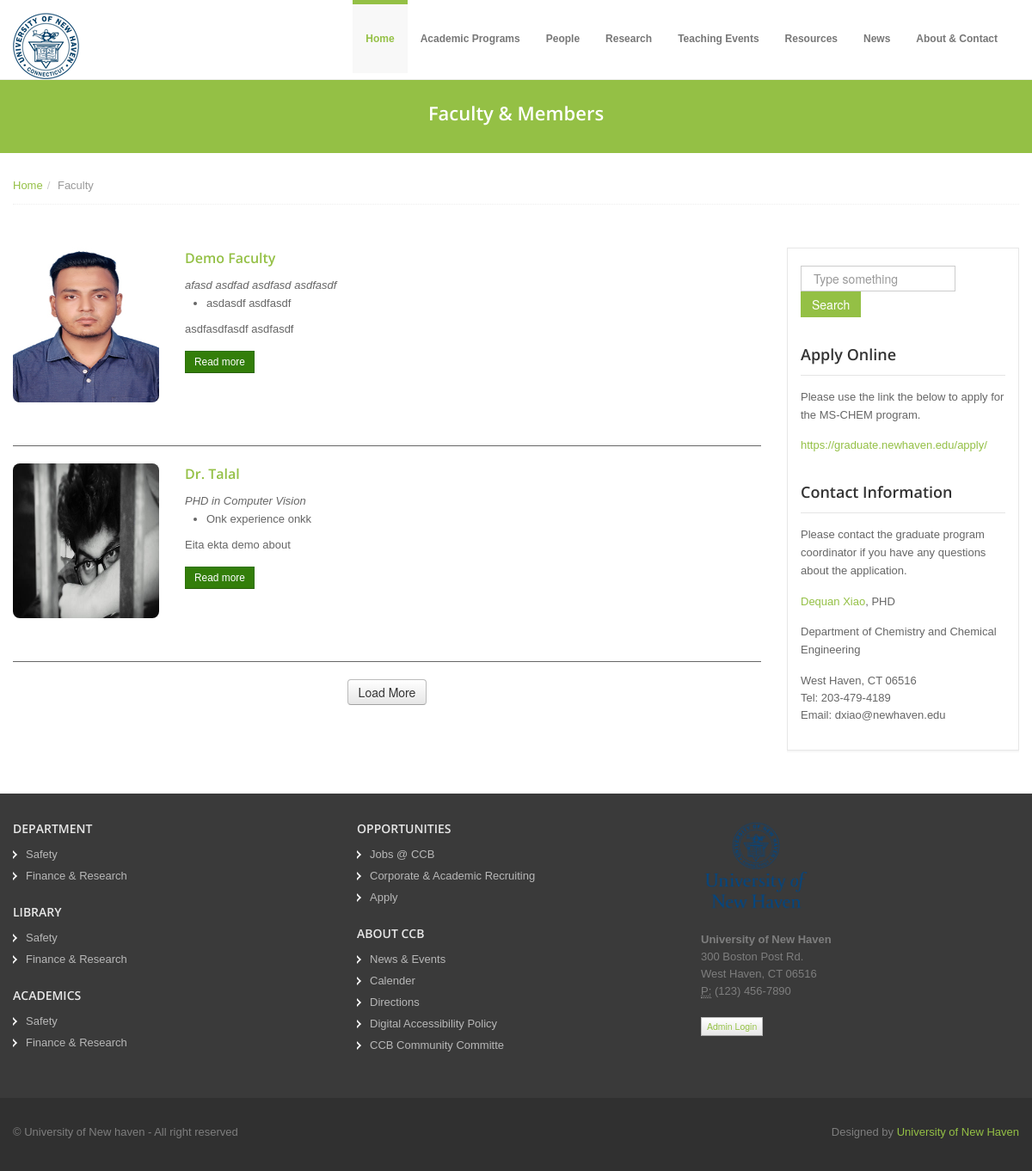
The app's page /faculty/ with its own data.
### AdminPanel/models.py (models this page shows, shortened)
class faculty(models.Model):
    name = models.TextField(max_length=100)
    faculty_image = models.ImageField(null=True, blank=True, upload_to="Images/")
    email = models.EmailField(max_length=50)
    designation = models.TextField(max_length=100)
    experience = models.TextField(max_length=100)
    about = models.TextField(max_length=500, null=True)
    url = models.TextField(max_length=100)

### HomeApp/views.py (the view)
def facultys(request):
    data = faculty.objects.order_by('name')
    return render(request,'HomeApp/faculty.html',context={'faculty':data})

### templates/HomeApp/faculty.html (shortened to what this page needs)
{% extends "layouts/guest.html" %}
{% load static %}
{% block content %}
  <section id="subintro">
    <div class="jumbotron subhead" id="overview">
      <div class="container">
        <div class="row">
          <div class="span12">
            <div class="centered">
              <h3>Faculty & Members</h3>
            </div>
          </div>
        </div>
      </div>
    </div>
  </section>
  <section id="breadcrumb">
    <div class="container">
      <div class="row">
        <div class="span12">
          <ul class="breadcrumb notop">
            <li><a href="{% url 'index' %}">Home</a><span class="divider">/</span></li>
            <li class="active">Faculty</li>
          </ul>
        </div>
      </div>
    </div>
  </section>
  <section id="maincontent">
    <div class="container">
      <div class="row">
        <div class="span9">
          {% for value in faculty%}
          <article class="blog-post faculty_card">
            <div class="row">
              <div class="span2">
                <div class="post-image">
                  <a href="#"><img src="/media/{{ BASIC_DIR }}/{{value.faculty_image}}" alt="" style="height:180px; width:180px; border-radius: 8px; "/></a>
                </div>
              </div>
              <div class="span6">
                <div class="post-heading">
                  <h5><a href="#">{{ value.name }}</a></h5>
                  <i>{{ value.designation }}</i></br>
                </div>
                <div class="clearfix">
                  <ul>
                    <li>{{ value.experience }}</li>
                  </ul>
                  <p>{{ value.about }}</p>
                  <a href="{{ value.url}}" class="btn btn-small btn-success" type="button">Read more</a>
                </div>
              </div>
            </div>
          </article>
          {% endfor %}
          <div class="pagination" style="display:flex; justify-content:center">
                  <button class="btn btn-sm" id="loadMore">Load More</button>
          </div>
        </div>
        <div class="span3">
          <aside>
            <div class="widget">
              <form class="form-search">
                <input placeholder="Type something" type="text" class="input-medium search-query">
                <button type="submit" class="btn btn-flat btn-color">Search</button>
              </form>
            </div>
            <div class="widget">
              <h4>Apply Online</h4>
              <p>Please use the link the below to apply for the MS-CHEM program.</p>
              <a href="https://graduate.newhaven.edu/apply/">https://graduate.newhaven.edu/apply/</a>
            </div>
            <div class="widget">
              <h4>Contact Information</h4>
              <p>Please contact the graduate program coordinator if you have any questions about the application.</p>
              <p><a href="#">Dequan Xiao</a>, PHD</p>
              <p>Department of Chemistry and Chemical Engineering</p>
              <address>
                West Haven, CT 06516 <br>
                Tel: 203-479-4189 <br>
                Email: dxiao@newhaven.edu <br>
              </address>
            </div>
          </aside>
        </div>
      </div>
    </div>
  </section>
 {% endblock content %}

### static/css/docs.css (style rules this page uses)
section { padding-top: 30px; }
.jumbotron { position: relative; }

### static/css/style.css (style rules this page uses)
.row { margin-bottom: 20px; }
#maincontent { z-index: 1000; margin-top: 0px; }
section#subintro { width: 100%; color: #fff; height: auto; margin: 0 auto; padding: 0; margin-top: 80px; }
.pagination { margin-top: 0; }
aside { padding: 20px 15px 0 15px; margin: 0 0 30px 0; border: 1px solid #e6e6e6; -webkit-box-shadow: 0 2px 0 rgba(0, 0, 0, 0.03); -moz-box-shadow: 0 2px 0 rgba(0, 0, 0, 0.03); box-shadow: 0 2px 0 rgba(0, 0, 0, 0.03); -webkit-box-sizing: border-box; -moz-box-sizing: border-box; box-sizing: border-box; }
aside .widget { margin-bottom: 30px; }
aside .widget h4 { border-bottom: 1px solid #e5e5e5; padding-bottom: 10px; margin-bottom: 15px; }
article.blog-post { margin-bottom: 20px; border-bottom: 1px solid }
article.blog-post img { margin-bottom: 30px; }
.subhead { text-align: left; margin: 0 0 20px 0; padding: 35px 0 10px 0 }
.subhead h3 { color: #fff; margin: 0; padding: 0; }
#breadcrumb .breadcrumb { margin: -30px 0 0 0; border-bottom: 1px dotted #eeeeee; padding-bottom: 10px; }
.breadcrumb>li { display: inline-block; *display: inline; line-height: 1.6em; *zoom: 1; }
.breadcrumb>li>.divider { padding: 0 5px; color: #ccc; }
.centered { text-align: center; }

### static/color/default.css (style rules this page uses)
a { color: #94c045; }
.btn-color { background: #94c045; border: 1px solid #94c045; *background: #81ab35; }
section#subintro { background: #94c045; }

### records on screen
faculty: faculty_image (picture), name "Demo Faculty", designation "afasd asdfad asdfasd asdfasdf", experience "asdasdf asdfasdf", about "asdfasdfasdf asdfasdf"
faculty: faculty_image (picture), name "Dr. Talal", designation "PHD in Computer Vision", experience "Onk experience onkk", about "Eita ekta demo about"
